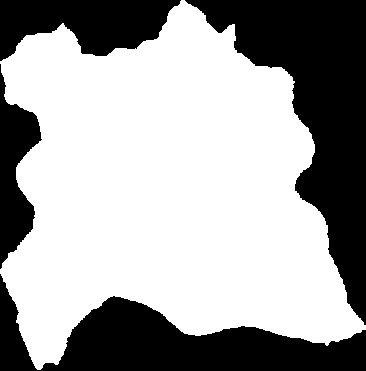
%> input picture Binary_Mask.tif, 366 x 371 px; the run also reads 2 pictures not shown here
$ octave SnowCoverArea_Main.m   (GNU Octave 9; MATLAB toolbox functions it lacks are replaced by stand-ins)
%> lines starting %> are read from the running program, lines starting %| are printed output that depends on the picture; in (x1, y1, x2, y2) boxes, pixels count from 0 and x2, y2 are one past the last pixel; in counts of white or black regions, pixels touching at a corner belong together; the program's own positions count from 1
close all; clear all;
global mask mask2 incidence elevation n m cells nbors data prop frac means

greenwhite(1,1:3) = [0 0.2 0];
greenwhite(2,1:3) = [1 1 1];

%%
% read data and set up two masks for the domain extent
mask = imread('Binary_Mask.tif');
%> mask is the input picture: size 371x366 single; values -3.4e+38 (black) and 1 (white), 63.8% white; 4 black regions, box (x1, y1, x2, y2) and area: (185, 0, 366, 325) 21918, (0, 274, 366, 371) 15632, (0, 0, 181, 61) 7238, (0, 64, 42, 269) 4362
mask2= mask;
mask2(mask2<0) = NaN;   %substitute -3.4028235e+38 with NaN
%> mask2: size 371x366 single; 36.2% of the values are NaN or infinite; the others: min 1, max 1, mean 1
mask(mask<0) = 0;       %substitute -3.4028235e+38 with 0

cells = sum(sum(mask)); %number of pixels in the region of interest (ROI)
%> cells = 86636
boundarylength=(sum(sum(abs(diff(mask))))+sum(sum(abs(diff(mask'))))); %length of domain boundary
%> boundarylength = 1873
[m n] = size(mask); %rows and columns of mask
%> m = 371; n = 366

%calculate the number of neighbouring (domain) patches for each (domain) patch
nbors = zeros(m,n);
nbors(2:m-1,2:n-1)=mask(1:m-2,2:n-1)+mask(3:m,2:n-1)+mask(2:m-1,1:n-2)+mask(2:m-1,3:n);
nbors(1,2:n-1)=mask(2,2:n-1)+mask(1,1:n-2)+mask(1,3:n);
%> nbors: size 371x366 double; min 0, max 4, mean 2.55; mean of the top-left, top-right, bottom-left and bottom-right quarters 2.85, 1.97, 2.72, 2.66
nbors(m,2:n-1)=mask(m-1,2:n-1)+mask(m,1:n-2)+mask(m,3:n);
nbors(2:m-1,1)=mask(1:m-2,1)+mask(3:m,1)+mask(2:m-1,2);
nbors(2:m-1,n)=mask(1:m-2,n)+mask(3:m,n)+mask(2:m-1,n-1);
nbors(1,1)=mask(1,2)+mask(2,1);
nbors(1,n)=mask(1,n-1)+mask(2,n);
nbors(m,1)=mask(m-1,1)+mask(m,2);
nbors(m,n)=mask(m-1,n)+mask(m,n-1);

% read and convert incidence angle data
a = imread('INCIDENCEANGLE14m_Nivolet_DOY139_4326_filled.tif');
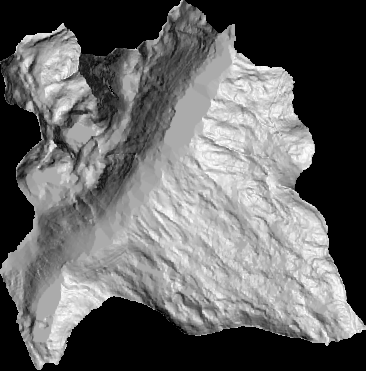
%> input picture INCIDENCEANGLE14m_Nivolet_DOY139_4326_filled.tif, 366 x 371 px
%> a is the input picture: size 371x366 single; 36.23% of the values are NaN or infinite; the others: min 11.84, max 89.87, mean 59.96
[r c val] = find(isnan(a)==false);
%> r = 86597 values from 1 to 370; c = 86597 values from 1 to 366; val = 86597 logical values, 86597 true
incidence = -1*ones(m,n);
for i = 1:length(r)
    incidence(r(i),c(i)) = abs(1-a(r(i),c(i))/90);
end
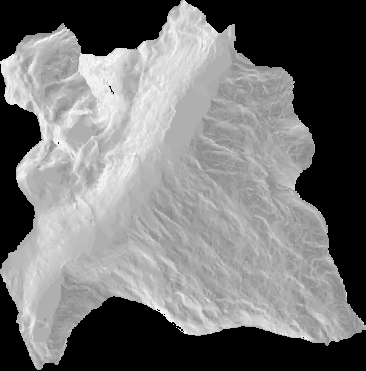
%> incidence: size 371x366 double; min -1, max 0.868, mean -0.149; drawn with min black and max white
[r c val] = find(isnan(a)==true & mask >0);
%> r = 39 values from 87 to 338; c = 39 values from 59 to 304; val = 39 logical values, 39 true
for i = 1:length(r)
    incidence(r(i),c(i)) = 0;
end
%> this loop made 39 passes
%> incidence: size 371x366 double; 0.03% of pixels changed, all inside (x1, y1, x2, y2) = (58, 86, 304, 338)

% read and covert elevation data
b = imread('DEM14m_Nivolet_4326_filled.tif');
b(b<0) = NaN;
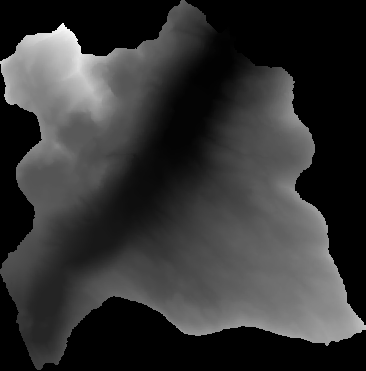
%> b: size 371x366 single; 36.2% of the values are NaN or infinite; the others: min 2380, max 3430, mean 2711.7; drawn with min black, max white, NaN and infinite black
hmax = max(max(b)); %elevation raster maximum
%> hmax = 3430
hmin = min(min(b)); %elevation raster minimum
%> hmin = 2380
elevation = -1*ones(m,n);
for i = 1:m
    for j = 1:n
        if (isnan(b(i,j)) == false)
            elevation(i,j) = (hmax-b(i,j))/(hmax-hmin);
        end
    end
end
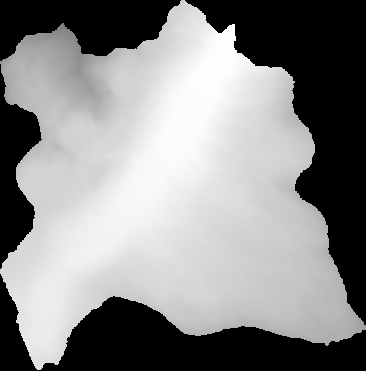
%> elevation: size 371x366 double; min -1, max 1, mean 0.0745; drawn with min black and max white

% calculate domain mean values for elevation and incidence angle
esum = 0;
[ii jj] = find(incidence>=0);
%> ii = 86636 values from 1 to 370; jj = 86636 values from 1 to 366
for i = 1:length(ii)
    esum = esum+incidence(ii(i),jj(i));
end
%> this loop made 86636 passes
%> esum on passes 1 to 3: 0.498, 1.14, 1.59
%> after the loop, esum = 28902.8
means(1) = esum/length(ii);
hsum = 0;
[ii jj] = find(elevation>=0);
for i = 1:length(ii)
    hsum = hsum+elevation(ii(i),jj(i));
end
%> this loop made 86636 passes
%> hsum on passes 1 to 3: 0.187, 0.373, 0.559
%> after the loop, hsum = 59269.5
means(2) = hsum/length(ii);

% clear all temporary variables
clear a b c ii jj i j r read val hmax hmin hsum esum

%%
% load in the snowcover masks for fitting
data(:,:,1)= imread('SnowCover20180525.tif');
data(:,:,2)= imread('SnowCover20180614.tif');
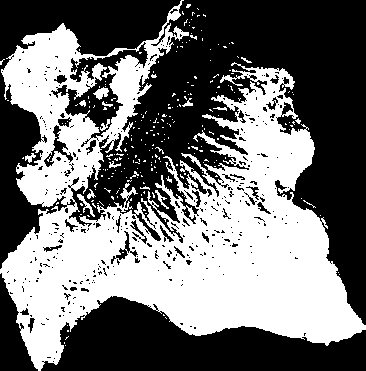
%> input picture SnowCover20180614.tif, 366 x 371 px
data(:,:,3)= imread('SnowCover20180619.tif');
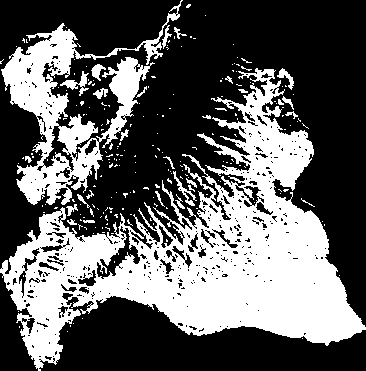
%> input picture SnowCover20180619.tif, 366 x 371 px
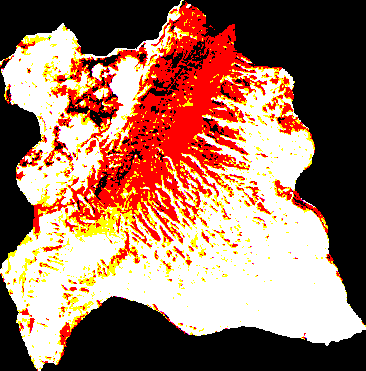
%> data: size 371x366x3 single; mean R, G, B 0.613, 0.449, 0.377
%> (the run ends here)
